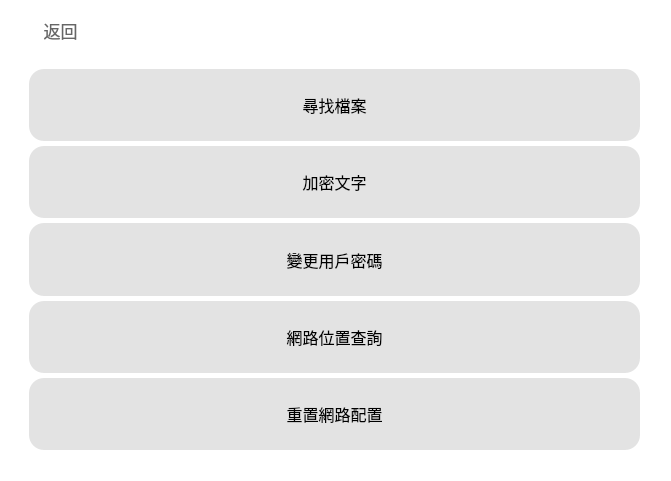
    <widget class="QWidget" name="More_Tools_widget" native="true">
     <property name="geometry">
      <rect>
       <x>170</x>
       <y>50</y>
       <width>671</width>
       <height>481</height>
      </rect>
     </property>
     <property name="font">
      <font>
       <family>Microsoft YaHei</family>
       <pointsize>11</pointsize>
       <stylestrategy>PreferAntialias</stylestrategy>
      </font>
     </property>
     <property name="styleSheet">
      <string notr="true">background-color:rgba(255, 255, 255,240);</string>
     </property>
     <widget class="QPushButton" name="More_Tools_Back">
      <property name="geometry">
       <rect>
        <x>10</x>
        <y>10</y>
        <width>101</width>
        <height>41</height>
       </rect>
      </property>
      <property name="sizePolicy">
       <sizepolicy hsizetype="Minimum" vsizetype="Minimum">
        <horstretch>0</horstretch>
        <verstretch>0</verstretch>
       </sizepolicy>
      </property>
      <property name="font">
       <font>
        <family>Microsoft YaHei</family>
        <pointsize>13</pointsize>
        <stylestrategy>PreferAntialias</stylestrategy>
       </font>
      </property>
      <property name="focusPolicy">
       <enum>Qt::StrongFocus</enum>
      </property>
      <property name="styleSheet">
       <string notr="true">QPushButton
{
	border:none;
	background-color:rgba(0,0,0,0);
	color:rgba(60,60,60,200);
}
QPushButton:hover
{
    color:rgba(60,60,60,255);
}
</string>
      </property>
      <property name="text">
       <string>返回</string>
      </property>
      <property name="icon">
       <iconset>
        <normaloff>:/icon/Icon/exit2.png</normaloff>:/icon/Icon/exit2.png</iconset>
      </property>
      <property name="iconSize">
       <size>
        <width>20</width>
        <height>20</height>
       </size>
      </property>
      <property name="checkable">
       <bool>false</bool>
      </property>
     </widget>
     <widget class="QWidget" name="verticalLayoutWidget_7">
      <property name="geometry">
       <rect>
        <x>19</x>
        <y>59</y>
        <width>631</width>
        <height>401</height>
       </rect>
      </property>
      <layout class="QVBoxLayout" name="More_Tools_verticalLayout">
       <property name="spacing">
        <number>5</number>
       </property>
       <property name="leftMargin">
        <number>10</number>
       </property>
       <property name="topMargin">
        <number>10</number>
       </property>
       <property name="rightMargin">
        <number>10</number>
       </property>
       <property name="bottomMargin">
        <number>10</number>
       </property>
       <item>
        <widget class="QPushButton" name="Look_for_File_Button">
         <property name="sizePolicy">
          <sizepolicy hsizetype="Minimum" vsizetype="Minimum">
           <horstretch>0</horstretch>
           <verstretch>0</verstretch>
          </sizepolicy>
         </property>
         <property name="font">
          <font>
           <family>Microsoft YaHei</family>
           <pointsize>12</pointsize>
           <stylestrategy>PreferAntialias</stylestrategy>
          </font>
         </property>
         <property name="focusPolicy">
          <enum>Qt::StrongFocus</enum>
         </property>
         <property name="styleSheet">
          <string notr="true">QPushButton
{
	border:none;
	background-color:rgba(20,20,20,30);
	border-radius: 15px;
}
QPushButton:hover
{
    background-color:rgba(20,20,20,50);
}
QPushButton:pressed
{
    background-color:rgba(20,20,20,70);
}</string>
         </property>
         <property name="text">
          <string>尋找檔案</string>
         </property>
         <property name="iconSize">
          <size>
           <width>16</width>
           <height>16</height>
          </size>
         </property>
         <property name="checkable">
          <bool>false</bool>
         </property>
        </widget>
       </item>
       <item>
        <widget class="QPushButton" name="Encryption_Text_Button">
         <property name="sizePolicy">
          <sizepolicy hsizetype="Minimum" vsizetype="Minimum">
           <horstretch>0</horstretch>
           <verstretch>0</verstretch>
          </sizepolicy>
         </property>
         <property name="font">
          <font>
           <family>Microsoft YaHei</family>
           <pointsize>12</pointsize>
           <stylestrategy>PreferAntialias</stylestrategy>
          </font>
         </property>
         <property name="focusPolicy">
          <enum>Qt::StrongFocus</enum>
         </property>
         <property name="styleSheet">
          <string notr="true">QPushButton
{
	border:none;
	background-color:rgba(20,20,20,30);
	border-radius: 15px;
}
QPushButton:hover
{
    background-color:rgba(20,20,20,50);
}
QPushButton:pressed
{
    background-color:rgba(20,20,20,70);
}</string>
         </property>
         <property name="text">
          <string>加密文字</string>
         </property>
         <property name="iconSize">
          <size>
           <width>16</width>
           <height>16</height>
          </size>
         </property>
         <property name="checkable">
          <bool>false</bool>
         </property>
        </widget>
       </item>
       <item>
        <widget class="QPushButton" name="Change_Users_Password_Button">
         <property name="sizePolicy">
          <sizepolicy hsizetype="Minimum" vsizetype="Minimum">
           <horstretch>0</horstretch>
           <verstretch>0</verstretch>
          </sizepolicy>
         </property>
         <property name="font">
          <font>
           <family>Microsoft YaHei</family>
           <pointsize>12</pointsize>
           <stylestrategy>PreferAntialias</stylestrategy>
          </font>
         </property>
         <property name="focusPolicy">
          <enum>Qt::StrongFocus</enum>
         </property>
         <property name="styleSheet">
          <string notr="true">QPushButton
{
	border:none;
	background-color:rgba(20,20,20,30);
	border-radius: 15px;
}
QPushButton:hover
{
    background-color:rgba(20,20,20,50);
}
QPushButton:pressed
{
    background-color:rgba(20,20,20,70);
}</string>
         </property>
         <property name="text">
          <string>變更用戶密碼</string>
         </property>
         <property name="iconSize">
          <size>
           <width>16</width>
           <height>16</height>
          </size>
         </property>
         <property name="checkable">
          <bool>false</bool>
         </property>
        </widget>
       </item>
       <item>
        <widget class="QPushButton" name="Internet_location_Query_Button">
         <property name="sizePolicy">
          <sizepolicy hsizetype="Minimum" vsizetype="Minimum">
           <horstretch>0</horstretch>
           <verstretch>0</verstretch>
          </sizepolicy>
         </property>
         <property name="font">
          <font>
           <family>Microsoft YaHei</family>
           <pointsize>12</pointsize>
           <stylestrategy>PreferAntialias</stylestrategy>
          </font>
         </property>
         <property name="focusPolicy">
          <enum>Qt::StrongFocus</enum>
         </property>
         <property name="styleSheet">
          <string notr="true">QPushButton
{
	border:none;
	background-color:rgba(20,20,20,30);
	border-radius: 15px;
}
QPushButton:hover
{
    background-color:rgba(20,20,20,50);
}
QPushButton:pressed
{
    background-color:rgba(20,20,20,70);
}</string>
         </property>
         <property name="text">
          <string>網路位置查詢</string>
         </property>
         <property name="iconSize">
          <size>
           <width>16</width>
           <height>16</height>
          </size>
         </property>
         <property name="checkable">
          <bool>false</bool>
         </property>
        </widget>
       </item>
       <item>
        <widget class="QPushButton" name="Rework_Network_Configuration_Button">
         <property name="sizePolicy">
          <sizepolicy hsizetype="Minimum" vsizetype="Minimum">
           <horstretch>0</horstretch>
           <verstretch>0</verstretch>
          </sizepolicy>
         </property>
         <property name="font">
          <font>
           <family>Microsoft YaHei</family>
           <pointsize>12</pointsize>
           <stylestrategy>PreferAntialias</stylestrategy>
          </font>
         </property>
         <property name="focusPolicy">
          <enum>Qt::StrongFocus</enum>
         </property>
         <property name="styleSheet">
          <string notr="true">QPushButton
{
	border:none;
	background-color:rgba(20,20,20,30);
	border-radius: 15px;
}
QPushButton:hover
{
    background-color:rgba(20,20,20,50);
}
QPushButton:pressed
{
    background-color:rgba(20,20,20,70);
}</string>
         </property>
         <property name="text">
          <string>重置網路配置</string>
         </property>
         <property name="iconSize">
          <size>
           <width>16</width>
           <height>16</height>
          </size>
         </property>
         <property name="checkable">
          <bool>false</bool>
         </property>
        </widget>
       </item>
      </layout>
     </widget>
    </widget>
